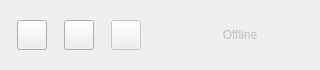
<?xml version="1.0" encoding="UTF-8"?>
<ui version="4.0">
 <class>OperationalControlWidget</class>
 <widget class="QWidget" name="OperationalControlWidget">
  <property name="geometry">
   <rect>
    <x>0</x>
    <y>0</y>
    <width>320</width>
    <height>70</height>
   </rect>
  </property>
  <property name="minimumSize">
   <size>
    <width>320</width>
    <height>70</height>
   </size>
  </property>
  <property name="windowTitle">
   <string>Form</string>
  </property>
  <layout class="QHBoxLayout" name="horizontalLayout_3">
   <property name="spacing">
    <number>0</number>
   </property>
   <property name="leftMargin">
    <number>0</number>
   </property>
   <property name="topMargin">
    <number>0</number>
   </property>
   <property name="rightMargin">
    <number>0</number>
   </property>
   <property name="bottomMargin">
    <number>0</number>
   </property>
   <item>
    <widget class="QWidget" name="operational_control_widget" native="true">
     <property name="sizePolicy">
      <sizepolicy hsizetype="Preferred" vsizetype="Preferred">
       <horstretch>0</horstretch>
       <verstretch>0</verstretch>
      </sizepolicy>
     </property>
     <layout class="QHBoxLayout" name="horizontalLayout_2" stretch="1,1">
      <property name="spacing">
       <number>0</number>
      </property>
      <property name="leftMargin">
       <number>0</number>
      </property>
      <property name="topMargin">
       <number>0</number>
      </property>
      <property name="rightMargin">
       <number>0</number>
      </property>
      <property name="bottomMargin">
       <number>0</number>
      </property>
      <item>
       <widget class="QWidget" name="operational_btns_widget" native="true">
        <layout class="QHBoxLayout" name="horizontalLayout">
         <property name="spacing">
          <number>10</number>
         </property>
         <property name="leftMargin">
          <number>10</number>
         </property>
         <property name="topMargin">
          <number>0</number>
         </property>
         <property name="rightMargin">
          <number>10</number>
         </property>
         <property name="bottomMargin">
          <number>0</number>
         </property>
         <item>
          <widget class="QPushButton" name="run_once_btn">
           <property name="enabled">
            <bool>true</bool>
           </property>
           <property name="maximumSize">
            <size>
             <width>30</width>
             <height>30</height>
            </size>
           </property>
           <property name="cursor">
            <cursorShape>PointingHandCursor</cursorShape>
           </property>
           <property name="toolTip">
            <string>Single Mode</string>
           </property>
           <property name="text">
            <string/>
           </property>
           <property name="checkable">
            <bool>false</bool>
           </property>
          </widget>
         </item>
         <item>
          <widget class="QPushButton" name="run_cycle_btn">
           <property name="enabled">
            <bool>true</bool>
           </property>
           <property name="maximumSize">
            <size>
             <width>30</width>
             <height>30</height>
            </size>
           </property>
           <property name="cursor">
            <cursorShape>PointingHandCursor</cursorShape>
           </property>
           <property name="toolTip">
            <string>Cycle Mode</string>
           </property>
           <property name="text">
            <string/>
           </property>
           <property name="checkable">
            <bool>false</bool>
           </property>
          </widget>
         </item>
         <item>
          <widget class="QPushButton" name="pause_btn">
           <property name="enabled">
            <bool>false</bool>
           </property>
           <property name="maximumSize">
            <size>
             <width>30</width>
             <height>30</height>
            </size>
           </property>
           <property name="cursor">
            <cursorShape>PointingHandCursor</cursorShape>
           </property>
           <property name="toolTip">
            <string>Stop</string>
           </property>
           <property name="text">
            <string/>
           </property>
           <property name="checkable">
            <bool>false</bool>
           </property>
          </widget>
         </item>
        </layout>
       </widget>
      </item>
      <item>
       <widget class="QLabel" name="run_status_lab">
        <property name="enabled">
         <bool>false</bool>
        </property>
        <property name="text">
         <string>Offline</string>
        </property>
        <property name="alignment">
         <set>Qt::AlignCenter</set>
        </property>
       </widget>
      </item>
     </layout>
    </widget>
   </item>
  </layout>
 </widget>
 <resources/>
 <connections/>
</ui>
